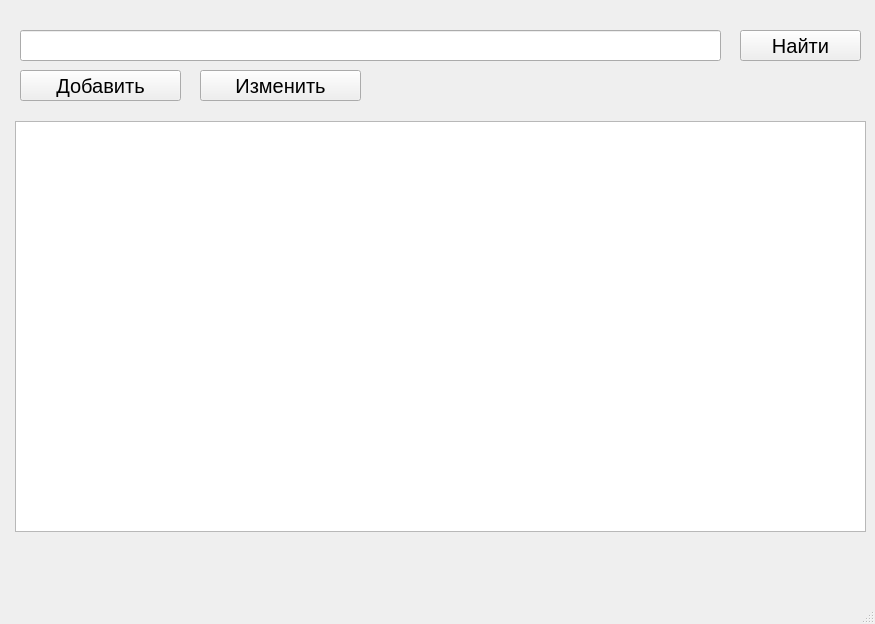
<?xml version="1.0" encoding="UTF-8"?>
<ui version="4.0">
 <class>MainWindow</class>
 <widget class="QMainWindow" name="MainWindow">
  <property name="geometry">
   <rect>
    <x>0</x>
    <y>0</y>
    <width>875</width>
    <height>624</height>
   </rect>
  </property>
  <property name="windowTitle">
   <string>Coffee_Mapp</string>
  </property>
  <widget class="QWidget" name="centralwidget">
   <widget class="QTableWidget" name="tableWidget">
    <property name="geometry">
     <rect>
      <x>15</x>
      <y>121</y>
      <width>851</width>
      <height>411</height>
     </rect>
    </property>
   </widget>
   <widget class="QPushButton" name="find_btn">
    <property name="geometry">
     <rect>
      <x>740</x>
      <y>30</y>
      <width>121</width>
      <height>31</height>
     </rect>
    </property>
    <property name="font">
     <font>
      <pointsize>15</pointsize>
     </font>
    </property>
    <property name="text">
     <string>Найти</string>
    </property>
   </widget>
   <widget class="QLineEdit" name="name_edit">
    <property name="geometry">
     <rect>
      <x>20</x>
      <y>30</y>
      <width>701</width>
      <height>31</height>
     </rect>
    </property>
    <property name="font">
     <font>
      <pointsize>15</pointsize>
     </font>
    </property>
   </widget>
   <widget class="QPushButton" name="add_btn">
    <property name="geometry">
     <rect>
      <x>20</x>
      <y>70</y>
      <width>161</width>
      <height>31</height>
     </rect>
    </property>
    <property name="font">
     <font>
      <pointsize>15</pointsize>
     </font>
    </property>
    <property name="text">
     <string>Добавить</string>
    </property>
   </widget>
   <widget class="QPushButton" name="edit_btn">
    <property name="geometry">
     <rect>
      <x>200</x>
      <y>70</y>
      <width>161</width>
      <height>31</height>
     </rect>
    </property>
    <property name="font">
     <font>
      <pointsize>15</pointsize>
     </font>
    </property>
    <property name="text">
     <string>Изменить</string>
    </property>
   </widget>
   <widget class="QLabel" name="error_lbl">
    <property name="geometry">
     <rect>
      <x>30</x>
      <y>540</y>
      <width>361</width>
      <height>16</height>
     </rect>
    </property>
    <property name="text">
     <string/>
    </property>
   </widget>
  </widget>
  <widget class="QMenuBar" name="menubar">
   <property name="geometry">
    <rect>
     <x>0</x>
     <y>0</y>
     <width>875</width>
     <height>27</height>
    </rect>
   </property>
  </widget>
  <widget class="QStatusBar" name="statusbar"/>
 </widget>
 <resources/>
 <connections/>
</ui>
